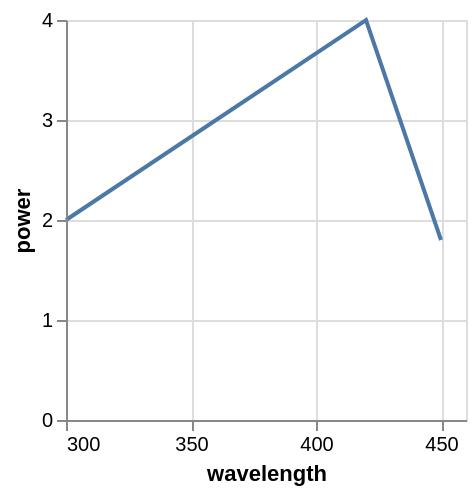

The Vega-Lite source for this figure:
### Vega specification from a JSON file in a GitHub repository (floating-point values rounded to 4 significant figures)
{"$schema": "https://vega.github.io/schema/vega/v5.json", "autosize": "pad", "padding": 5, "width": 200, "height": 200, "style": "cell", "data": [{"name": "source_0", "values": [{"wavelength": 250, "power": 1}, {"wavelength": 300, "power": 2}, {"wavelength": 420, "power": 4}, {"wavelength": 450, "power": 1.8}, {"wavelength": 500, "power": 1.1}]}, {"name": "data_0", "source": "source_0", "transform": [{"type": "formula", "expr": "toNumber(datum[\"wavelength\"])", "as": "wavelength"}, {"type": "formula", "expr": "toNumber(datum[\"power\"])", "as": "power"}, {"type": "filter", "expr": "inrange(datum[\"wavelength\"], [300, 450])"}]}], "marks": [{"name": "marks", "type": "line", "style": ["line"], "sort": {"field": "datum[\"wavelength\"]", "order": "descending"}, "from": {"data": "data_0"}, "encode": {"update": {"stroke": {"value": "#4c78a8"}, "tooltip": {"signal": "{\"wavelength\": format(datum[\"wavelength\"], \"\"), \"power\": format(datum[\"power\"], \"\")}"}, "x": {"scale": "x", "field": "wavelength"}, "y": {"scale": "y", "field": "power"}, "defined": {"signal": "datum[\"wavelength\"] !== null && !isNaN(datum[\"wavelength\"]) && datum[\"power\"] !== null && !isNaN(datum[\"power\"])"}}}}], "scales": [{"name": "x", "type": "linear", "domain": [300, 450], "range": [0, {"signal": "width"}], "nice": true, "zero": false}, {"name": "y", "type": "linear", "domain": {"data": "data_0", "field": "power"}, "range": [{"signal": "height"}, 0], "nice": true, "zero": true}], "axes": [{"scale": "x", "orient": "bottom", "grid": false, "title": "wavelength", "labelFlush": true, "labelOverlap": true, "tickCount": {"signal": "ceil(width/40)"}, "zindex": 1}, {"scale": "x", "orient": "bottom", "gridScale": "y", "grid": true, "tickCount": {"signal": "ceil(width/40)"}, "domain": false, "labels": false, "maxExtent": 0, "minExtent": 0, "ticks": false, "zindex": 0}, {"scale": "y", "orient": "left", "grid": false, "title": "power", "labelOverlap": true, "tickCount": {"signal": "ceil(height/40)"}, "zindex": 1}, {"scale": "y", "orient": "left", "gridScale": "x", "grid": true, "tickCount": {"signal": "ceil(height/40)"}, "domain": false, "labels": false, "maxExtent": 0, "minExtent": 0, "ticks": false, "zindex": 0}]}
